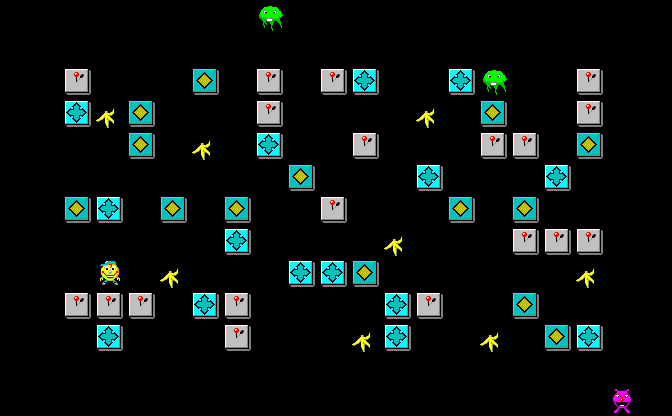

A 2D game scene composited from a Tiled map and its tileset images. What follows is a short description and the map's XML, with every tile layer's data as written:
An orthogonal 21x13 tile map with 32x32 px tiles, 1 tile layer (Tile Layer 1).

<map version="1.9" tiledversion="1.9.1" orientation="orthogonal" renderorder="right-down" width="21" height="13" tilewidth="32" tileheight="32" infinite="0" nextlayerid="2" nextobjectid="1">
 <tileset firstgid="1" source="banania.tsx" />
 <layer id="1" name="Tile Layer 1" width="21" height="13">
  <data encoding="csv">
0, 0, 0, 0, 0, 0, 0, 0, 10, 0, 0, 0, 0, 0, 0, 0, 0, 0, 0, 0, 0
, 0, 0, 0, 0, 0, 0, 0, 0, 0, 0, 0, 0, 0, 0, 0, 0, 0, 0, 0, 0, 0
, 0, 0, 3, 0, 0, 0, 6, 0, 3, 0, 3, 5, 0, 0, 5, 10, 0, 0, 3, 0, 0
, 0, 0, 5, 4, 6, 0, 0, 0, 3, 0, 0, 0, 0, 4, 0, 6, 0, 0, 3, 0, 0
, 0, 0, 0, 0, 6, 0, 4, 0, 5, 0, 0, 3, 0, 0, 0, 3, 3, 0, 6, 0, 0
, 0, 0, 0, 0, 0, 0, 0, 0, 0, 6, 0, 0, 0, 5, 0, 0, 0, 5, 0, 0, 0
, 0, 0, 6, 5, 0, 6, 0, 6, 0, 0, 3, 0, 0, 0, 6, 0, 6, 0, 0, 0, 0
, 0, 0, 0, 0, 0, 0, 0, 5, 0, 0, 0, 0, 4, 0, 0, 0, 3, 3, 3, 0, 0
, 0, 0, 0, 1, 0, 4, 0, 0, 0, 5, 5, 6, 0, 0, 0, 0, 0, 0, 4, 0, 0
, 0, 0, 3, 3, 3, 0, 5, 3, 0, 0, 0, 0, 5, 3, 0, 0, 6, 0, 0, 0, 0
, 0, 0, 0, 5, 0, 0, 0, 3, 0, 0, 0, 4, 5, 0, 0, 4, 0, 6, 5, 0, 0
, 0, 0, 0, 0, 0, 0, 0, 0, 0, 0, 0, 0, 0, 0, 0, 0, 0, 0, 0, 0, 0
, 0, 0, 0, 0, 0, 0, 0, 0, 0, 0, 0, 0, 0, 0, 0, 0, 0, 0, 0, 7, 0
</data>
 </layer>
</map>
